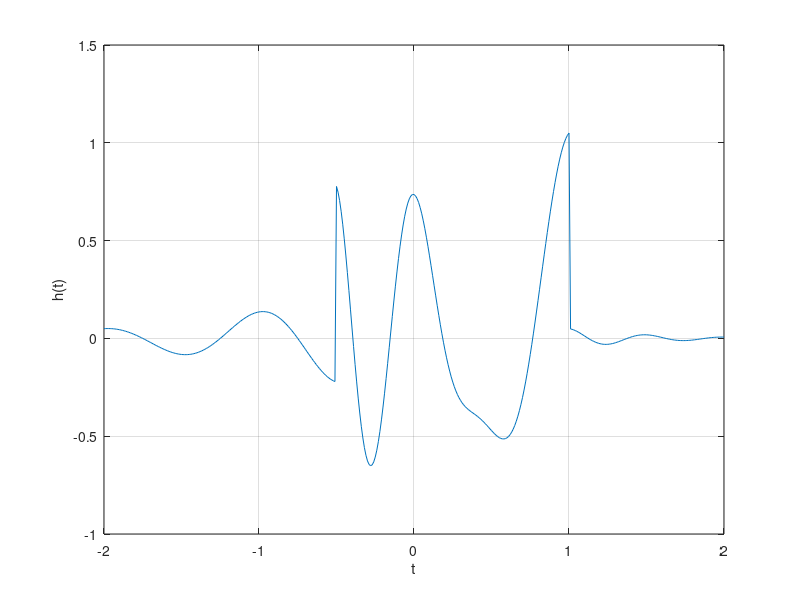

This figure's MATLAB source: (Note: this script raises an error after producing the figure.)

%Problema 1 - Sección 1.11

%1.11-1
f= @(t) exp(-t).*cos(2*pi*t);
t = 0;
f(t)
f(0)
t = (-2:2);
f(t)
plot(t,f(t));
xlabel('t');
ylabel('f(t)');
grid;
t=(-2:0.01:2);
plot(t,f(t));
xlabel('t');
ylabel('f(t)');
grid;

%1.11-2

u=@(t) 1.0.*(t>=0);
t=(-2:2); 
plot(t,u(t));
xlabel('t');
ylabel('u(t)');
t=(-2:0.01:2);
plot(t,u(t));
xlabel('t');
ylabel('u(t)');
axis([-2 2 -0.1 1.1]);
p=@(t) 1.0.*((t>=0)&(t<1));
t = (-1:0.01:2);
plot(t,p(t));
xlabel('t');
ylabel('p(t) = u(t)-u(t-1)');
axis([-1 2 -0.1 1.1]);
p=@(t) u(t)-u(t-1);
t=(-1:0.01:2);
plot(t,p(t));
xlabel('t');
ylabel('p(t) = u(t)-u(t-1)');
axis([-1 2 -0.1 1.1]);

%1.11-3

g=@(t) f(t).*u(t);
t=(-2:0.01:2);
plot(t,g(2*t+1));
xlabel('t');
ylabel('g(2t+1)');
grid;
plot(t,g(-t+1));
xlabel('t');
ylabel('g(-t+1)');
grid;
plot(t,g(2*t+1)+g(-t+1));
xlabel('t');
ylabel('h(t)');
grid;

%1.11-4

x = @(t) exp(-t).*((t>=0)&(t<1));
t = (0:0.01:1);
E_x = sum(x(t).*x(t)*0.01)
x_squared = @(t) x(t).*x(t);
E_x = quad(x_squared,0,1)
g_squared = @(t) g(t).*g(t);
t = (0:0.001:100);
E_g = sum(g_squared(t)*0.001)
E_g = quad(g_squared,0,100)
h_squared=@(t) (g(2*t+1)+g(-t+1)).*(g(2*t+1)+g(-t+1));
E_h= quad(h_squared,-2,2)


%%%%%%%%%%%%%%%%%%%%%%%%%%%%%%%%%%%%%%%%%
%% Ejercicio 2
% *2.* Resuelve el problema 1.2-2 usando las herramientas del paso anterior.
% Primero definimos la funcion a trozos por medio de la funcion heaviside()

t = [-10:0.001:10];
x = @(t) -t.*(heaviside(t+4).*heaviside(-t))+t.*(heaviside(t).*heaviside(-t+2));
plot(t,x(t));
xlabel('t'); ylabel('x(t)'); 
grid;
axis([-8 8 -1 5]);
%% 
% Ya definida la funcion, simplemente la evaluamos en las diferentes transformaciones
%% Transformacion a)

plot(t,x(t-4));
xlabel('t'); ylabel('x(t-4)'); 
grid;
axis([-8 8 -1 5]);
%% Transformacion b)

plot(t,x(t/1.5));
xlabel('t'); ylabel('x(t/1.5)'); 
grid;
axis([-8 8 -1 5]);
%% Transformacion c)

plot(t,x(-t));
xlabel('t'); ylabel('x(-t)'); 
grid;
axis([-8 8 -1 5]);
%% Transformacion d)

plot(t,x(2*t-4));
xlabel('t'); ylabel('x(2*t-4)'); 
grid;
axis([-8 8 -1 5]);
%% Transformacion e)

plot(t,x(2-t));
xlabel('t'); ylabel('x(2-t)'); 
grid;
axis([-8 8 -1 5]);
%%%%%%%%%%%%%%%%%%%%%%%%%%%%%%%%%%%%%%%%%


